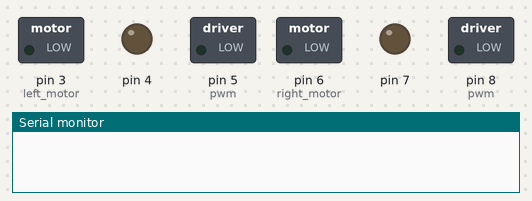
Simulated run of this sketch. Board: Arduino Mega 2560, built with avr-gcc and run on an emulated ATmega2560. Parts: switched loads named in the sketch (green lamp = pin HIGH), output pins drawn as LEDs (lit = HIGH), the last lines printed to the serial monitor.

Above: at 0.1 s.
At 2.6 s:
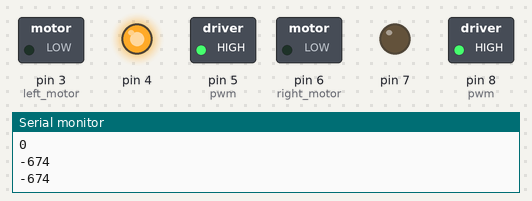
Timing chart, 0 to 4.1 s (numbered marks = the images above):
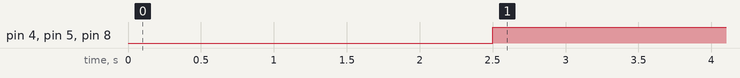

Measured:
- by itself, pin 4, pin 5 (pwm), pin 8 (pwm): LOW → HIGH at 2.5 s

The sketch:

rc_controller.ino
```cpp
// Define Variables:
//const int chA=3;  //Constant variables relating to pin locations
//const int chB=2;

//#define chA 3;  //Constant variables relating to pin locations
//#define chB 2;

int ch1;  //Varibles to store and display the values of each channel
int ch2l;
int ch2r;
int ch3;
int ch4;
int ch5;


// the setup routine runs once when you press reset:
void setup() {
  // initialize serial communication at 9600 bits per second:
  Serial.begin(9600);
  // Set input pins
  pinMode(5,INPUT);
  pinMode(10, INPUT);

  pinMode(6, OUTPUT); // right motor
  pinMode(7, OUTPUT);
  pinMode(8, OUTPUT); //pwm

  pinMode(3, OUTPUT); //left motor
  pinMode(4, OUTPUT);
  pinMode(5, OUTPUT); //pwm

  digitalWrite(44, HIGH);


//  digitalWrite(2, HIGH); //power

}

void stop() {
  analogWrite(8, 0);
  analogWrite(5, 0);
}


//Main Program
void loop() {
  // read the input channels
  //ch1 = pulseIn (9,HIGH);  //Read and store channel 1
 // Serial.print ("Ch1:");  //Display text string on Serial Monitor to distinguish variables
 // Serial.print (ch1);     //Print in the value of channel 1
  //Serial.print (" . | . ");

  ch2r = pulseIn (8,HIGH);
  ch2l = pulseIn (5,HIGH);

  Serial.print ("Ch2l:");
  Serial.print (ch2l);
  Serial.println ("Ch2r:");
  Serial.print (ch2r);
  Serial.println();
  //Serial.print (" . | . ");

//  ch3 = pulseIn (11,HIGH);
//  Serial.print ("Ch3:");
//  Serial.print (ch3);
//  Serial.print (" . | . ");

  //ch4 = pulseIn (6,HIGH);
 // Serial.print ("Ch4:");
 // Serial.print (ch4);
  //Serial.print (" . | . ");

  //ch5 = pulseIn (7,HIGH);
  //Serial.print ("Ch5:");
  //Serial.print (ch5);
  //Serial.print (" . | . ");

  int th = map(ch2r, 950, 2000, -240, 240);
  int th2 = map(ch2l, 950, 2000, -240, 240);

  Serial.println(th); //print the positive throttle
  Serial.println(th2); //print the positive throttle
  delay(500);

  if (th > 20){
  digitalWrite(9, HIGH);
  digitalWrite(10, LOW);
  analogWrite(8, th);
  digitalWrite(3, LOW);
  digitalWrite(4, HIGH);
  analogWrite(5, abs(th2));
  }
  else if (th < -20){
  digitalWrite(9, LOW);
  digitalWrite(10, HIGH);
  analogWrite(8, abs(th));
  digitalWrite(3, LOW);
  digitalWrite(4, HIGH);
  analogWrite(5, abs(th2));
}
  else {
    stop();
  }


}
```
